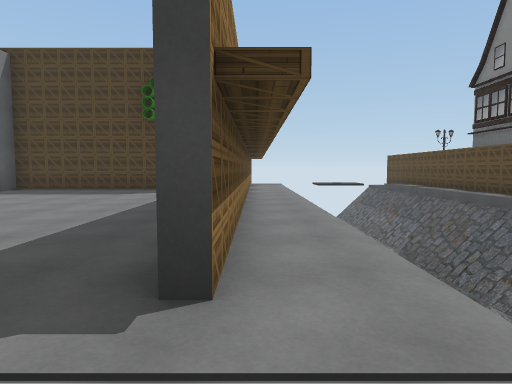
[1] (above)

22 first-person views from a walk through a scene from a Unity 3-D project. The camera is 1.3 m above the floor, tilts 4° down and sees 75° across. The floor is counted in squares, 2 m on a side. Each view is taken from the middle of a square. On the plan, view 1 faces up. The plan holds only what a view shows up to about 10 squares ahead; the rest is blank. The place goes on beyond the plan. The player character is not drawn. Some surface patterns are stand-ins.

[2]
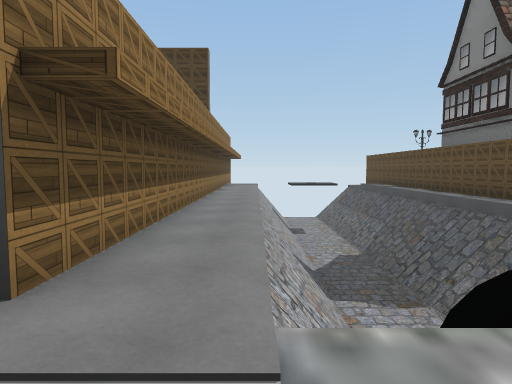

[3]
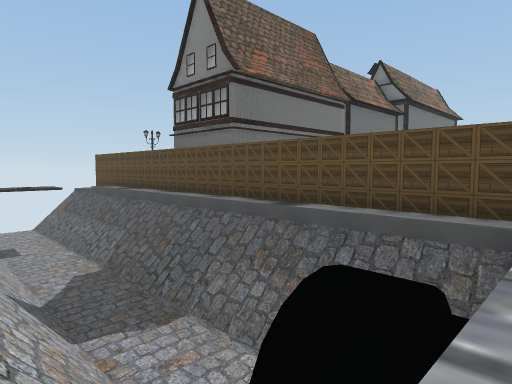

[4]
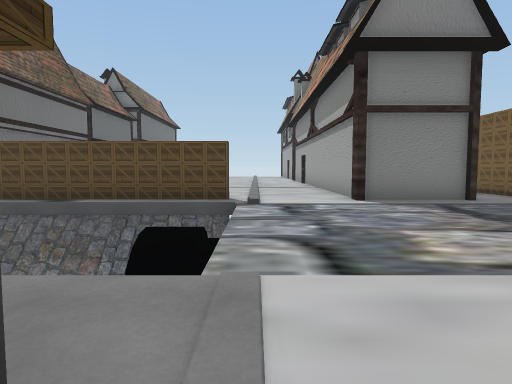

[5]
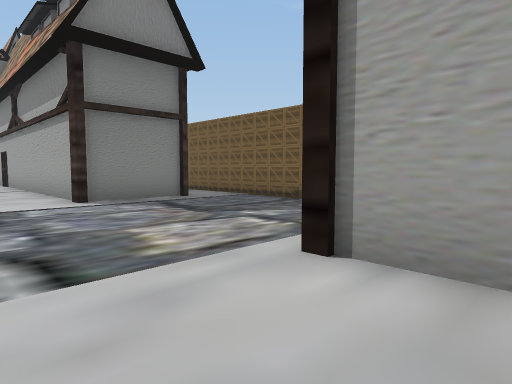

[6]
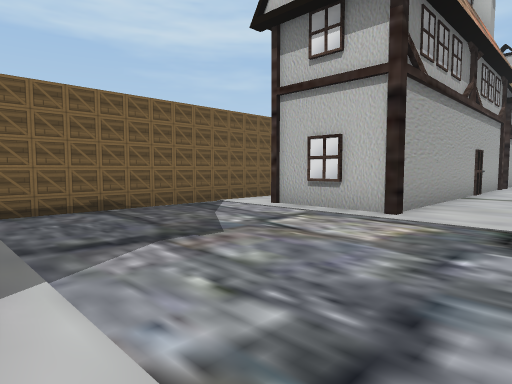

[7]
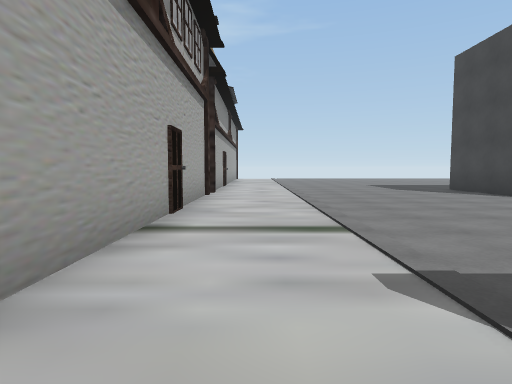

[8]
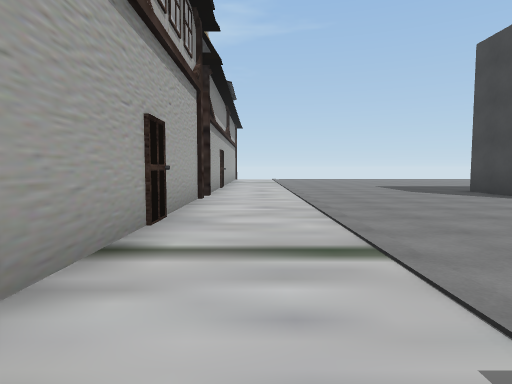

[9]
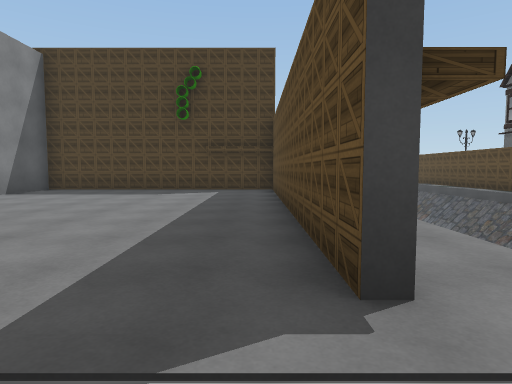

[10]
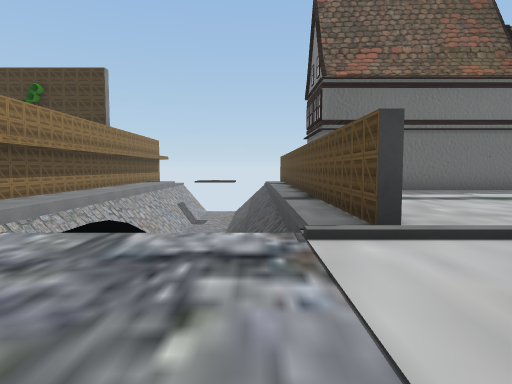

[11]
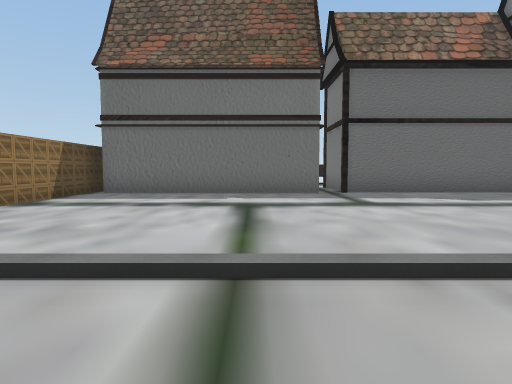

[12]
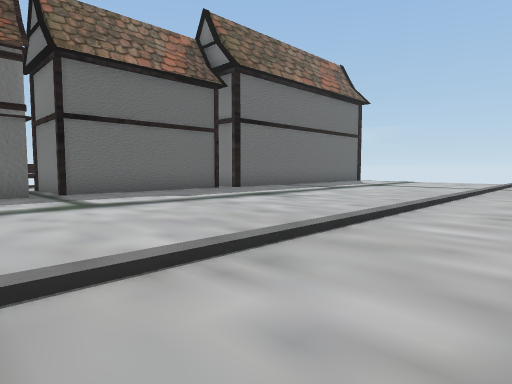

[13]
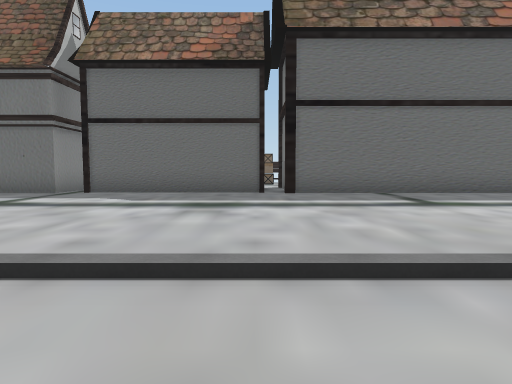

[14]
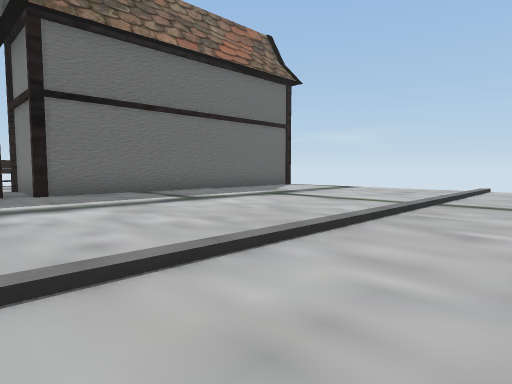

[15]
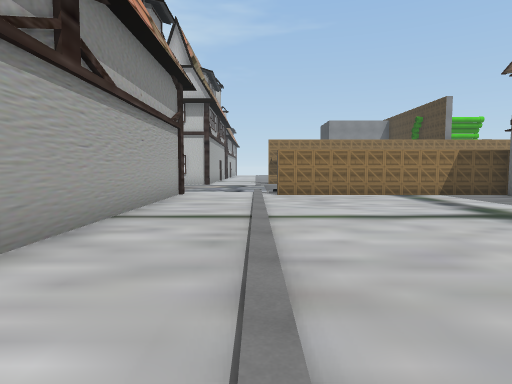

[16]
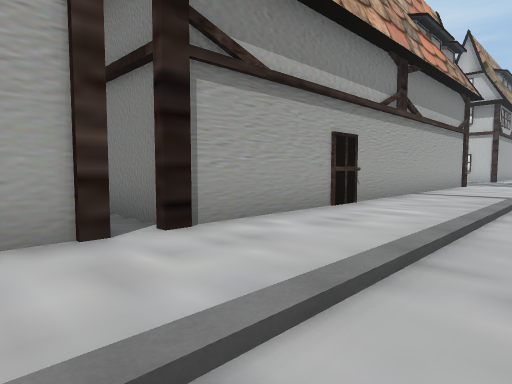

[17]
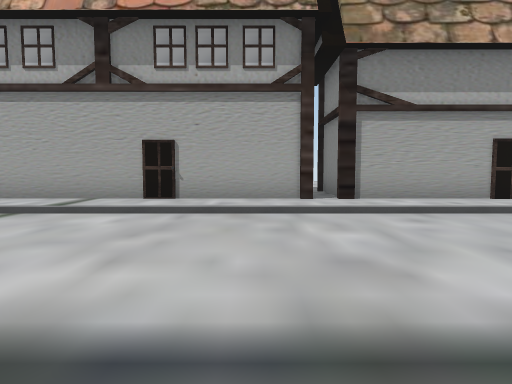

[18]
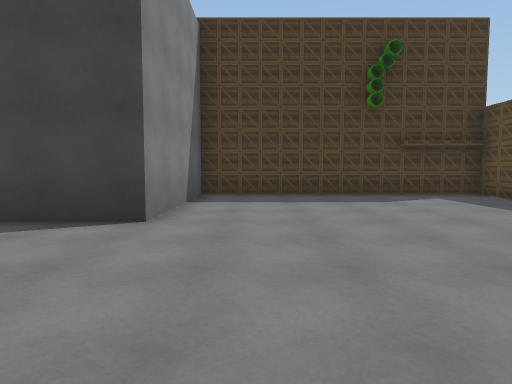

[19]
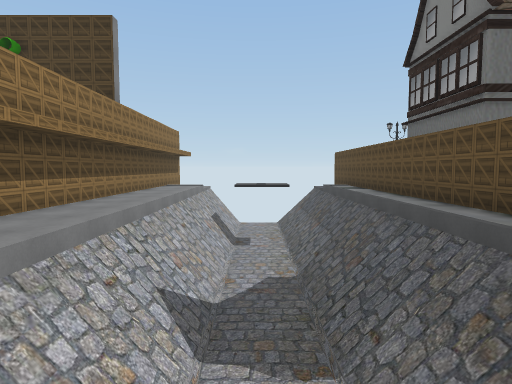

[20]
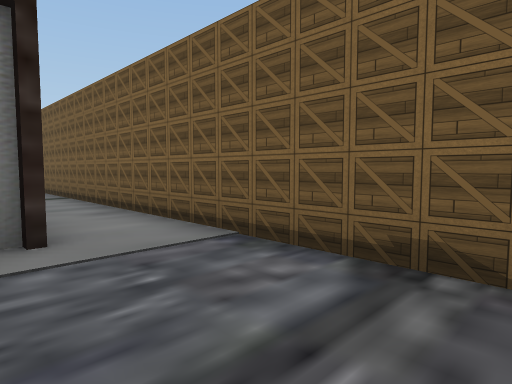

[21]
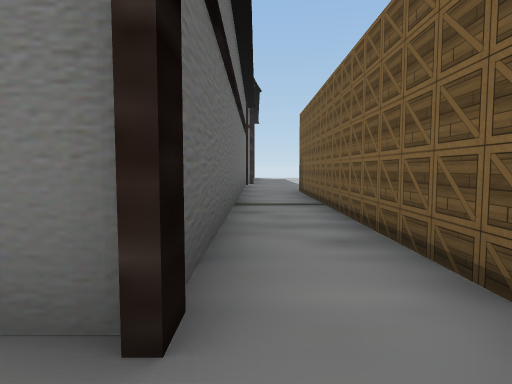

[22]
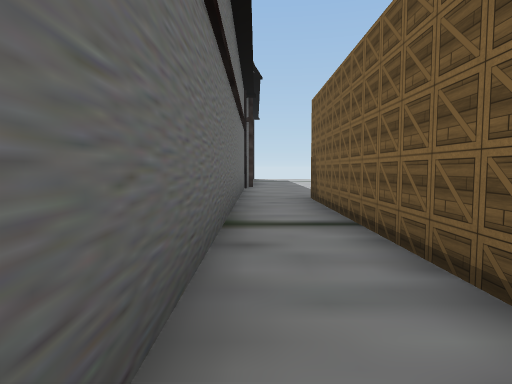

### Floor plan
Key: @ floor where view 1 was taken; # wall or solid block; x gap in a wall; . main floor; - floor 1.25 m lower than the main floor; _ floor 3.25 m lower than the main floor; < floor 3.5 m lower than the main floor; / step, stairs or slope; v drop or lower ground.
Columns run from 8 left of view 1 to 23 right of it. Each row starts with its distance up from view 1.
 12         #v#<_-#
 11 #####   #v#<_-#
 10 #......##v#<_-#      .#
  9 #.......#v#<_-##    #.#
  8 #.......#v#<_-#######.##########
  7 #.......#v#<_-#.................
  6 #.......#v#<_-#.................
  5 ........#v#<_-#.................
  4 ........#v#<_-#.................
  3 ........#v#  -#.................
  2 ........#v / -#.................
  1 ..............//////////////////
  0 ........@.......................
 -1 ................................
 -2 #########.....##################
 -3         #.....#############
 -4         x.................
 -5        ################...

Where each view was taken, in squares from view 1:
view 1: 0 up, 0 right, facing up
view 2: 0 up, 1 right, facing up
view 3: 1 up, 1 right, facing up-right
view 4: 1 up, 1 left, facing right
view 5: 1 up, 1 left, facing down-right
view 6: 1 up, 6 right, facing down-left
view 7: 0 up, 0 right, facing left
view 8: 0 up, 1 left, facing left
view 9: 0 up, 1 left, facing up
view 10: 2 down, 5 right, facing up
view 11: 1 down, 11 right, facing up
view 12: 1 down, 11 right, facing up-right
view 13: 1 down, 18 right, facing up
view 14: 1 down, 17 right, facing up-right
view 15: 1 up, 16 right, facing left
view 16: 2 up, 20 right, facing down-left
view 17: 6 up, 20 right, facing down
view 18: 2 up, 6 left, facing up
view 19: 2 up, 3 right, facing up
view 20: 3 down, 3 right, facing down-right
view 21: 4 down, 5 right, facing right
view 22: 4 down, 7 right, facing right
